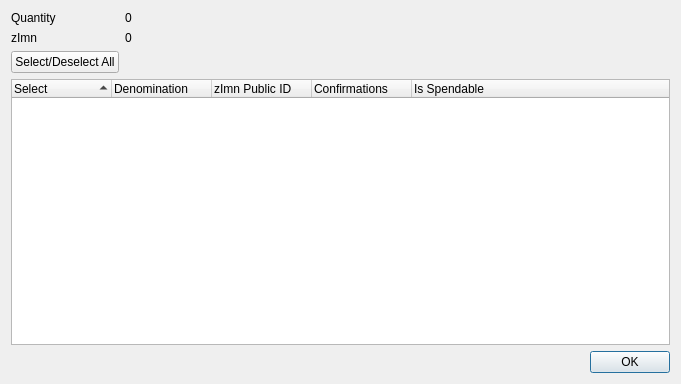
<?xml version="1.0" encoding="UTF-8"?>
<ui version="4.0">
 <class>ZImnControlDialog</class>
 <widget class="QDialog" name="ZImnControlDialog">
  <property name="geometry">
   <rect>
    <x>0</x>
    <y>0</y>
    <width>681</width>
    <height>384</height>
   </rect>
  </property>
  <property name="minimumSize">
   <size>
    <width>681</width>
    <height>384</height>
   </size>
  </property>
  <property name="windowTitle">
   <string>Select zImn to Spend</string>
  </property>
  <layout class="QGridLayout" name="gridLayout">
   <item row="0" column="0">
    <layout class="QFormLayout" name="formLayout">
     <property name="sizeConstraint">
      <enum>QLayout::SetDefaultConstraint</enum>
     </property>
     <item row="0" column="0">
      <widget class="QLabel" name="labelQuantity">
       <property name="text">
        <string>Quantity</string>
       </property>
      </widget>
     </item>
     <item row="0" column="1">
      <widget class="QLabel" name="labelQuantity_int">
       <property name="text">
        <string>0</string>
       </property>
      </widget>
     </item>
     <item row="1" column="0">
      <widget class="QLabel" name="labelZImn">
       <property name="text">
        <string>zImn</string>
       </property>
      </widget>
     </item>
     <item row="1" column="1">
      <widget class="QLabel" name="labelZImn_int">
       <property name="text">
        <string>0</string>
       </property>
      </widget>
     </item>
     <item row="2" column="0">
      <widget class="QPushButton" name="pushButtonAll">
       <property name="text">
        <string>Select/Deselect All</string>
       </property>
      </widget>
     </item>
    </layout>
   </item>
   <item row="1" column="0">
    <layout class="QVBoxLayout" name="verticalLayout">
     <item>
      <widget class="QTreeWidget" name="treeWidget">
       <property name="minimumSize">
        <size>
         <width>0</width>
         <height>250</height>
        </size>
       </property>
       <property name="alternatingRowColors">
        <bool>true</bool>
       </property>
       <property name="sortingEnabled">
        <bool>true</bool>
       </property>
       <property name="columnCount">
        <number>5</number>
       </property>
       <attribute name="headerDefaultSectionSize">
        <number>100</number>
       </attribute>
       <column>
        <property name="text">
         <string notr="true">Select</string>
        </property>
       </column>
       <column>
        <property name="text">
         <string notr="true">Denomination</string>
        </property>
       </column>
       <column>
        <property name="text">
         <string notr="true">zImn Public ID</string>
        </property>
       </column>
       <column>
        <property name="text">
         <string notr="true">Confirmations</string>
        </property>
       </column>
       <column>
        <property name="text">
         <string>Is Spendable</string>
        </property>
       </column>
      </widget>
     </item>
     <item>
      <widget class="QDialogButtonBox" name="buttonBox">
       <property name="orientation">
        <enum>Qt::Horizontal</enum>
       </property>
       <property name="standardButtons">
        <set>QDialogButtonBox::Ok</set>
       </property>
      </widget>
     </item>
    </layout>
   </item>
  </layout>
 </widget>
 <resources/>
 <connections>
  <connection>
   <sender>buttonBox</sender>
   <signal>accepted()</signal>
   <receiver>ZImnControlDialog</receiver>
   <slot>accept()</slot>
   <hints>
    <hint type="sourcelabel">
     <x>248</x>
     <y>254</y>
    </hint>
    <hint type="destinationlabel">
     <x>157</x>
     <y>274</y>
    </hint>
   </hints>
  </connection>
  <connection>
   <sender>buttonBox</sender>
   <signal>rejected()</signal>
   <receiver>ZImnControlDialog</receiver>
   <slot>reject()</slot>
   <hints>
    <hint type="sourcelabel">
     <x>316</x>
     <y>260</y>
    </hint>
    <hint type="destinationlabel">
     <x>286</x>
     <y>274</y>
    </hint>
   </hints>
  </connection>
 </connections>
</ui>
